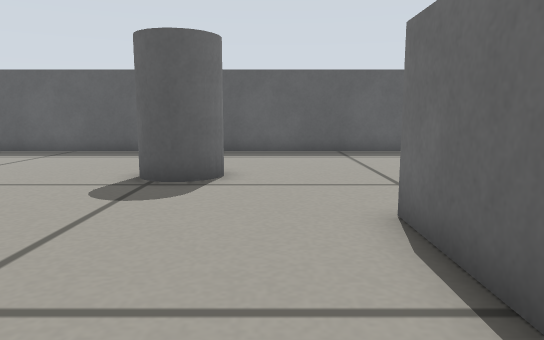
View 1 (above)

16 first-person views from a walk through a world built for the Gazebo simulator. The camera is 0.27 m above the floor, tilts 8° down and sees 70° across. The floor is counted in squares, 0.2 m on a side. Each view is taken from the middle of a square. On the plan, view 1 faces up. The plan holds only what a view shows up to about 16 squares ahead; the rest is blank. The robots in the file are not drawn.

View 2
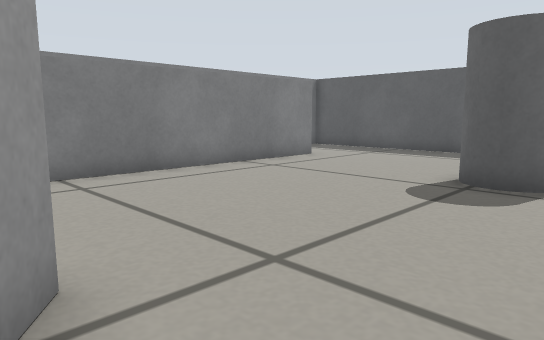

View 3
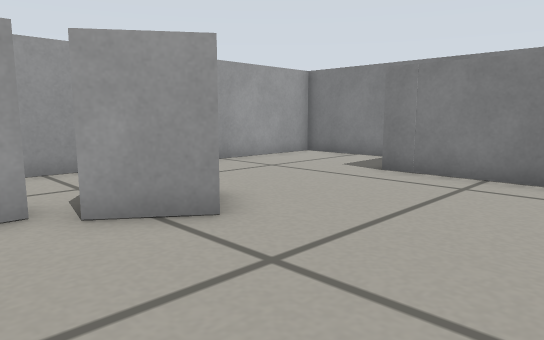

View 4
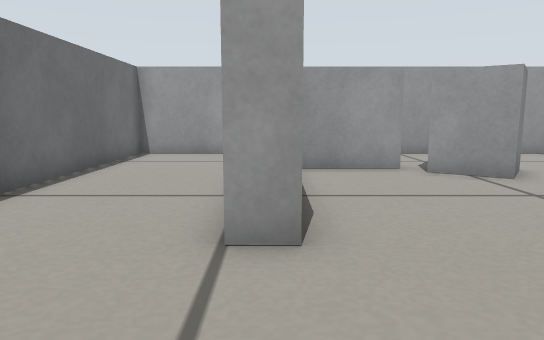

View 5
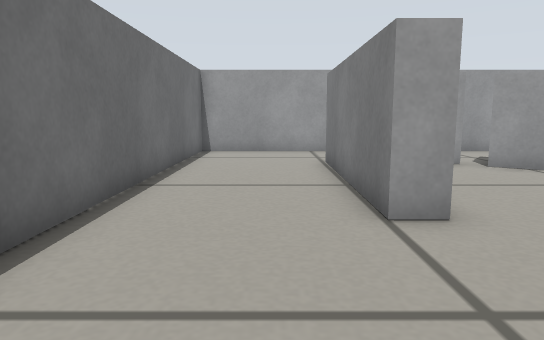

View 6
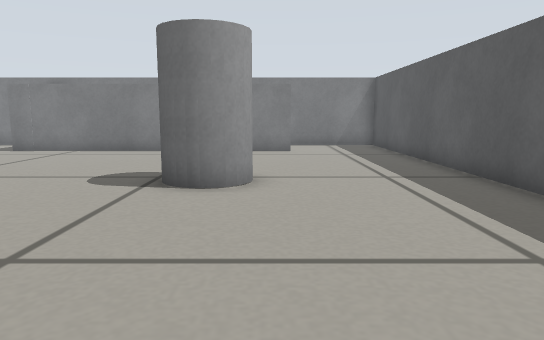

View 7
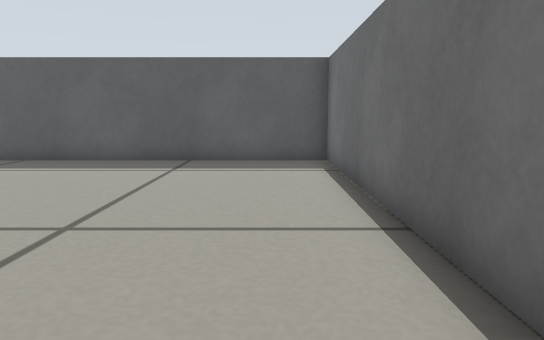

View 8
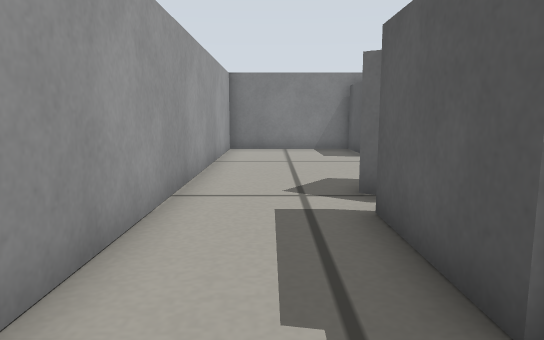

View 9
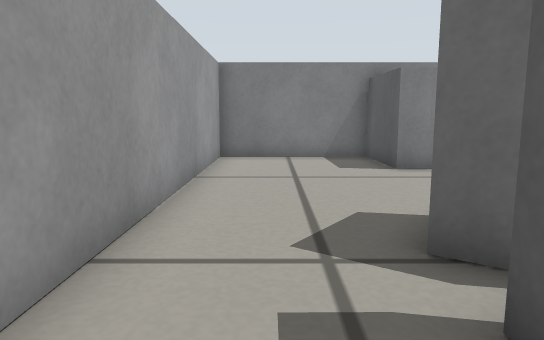

View 10
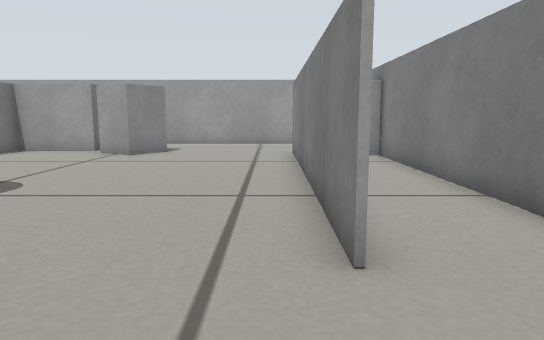

View 11
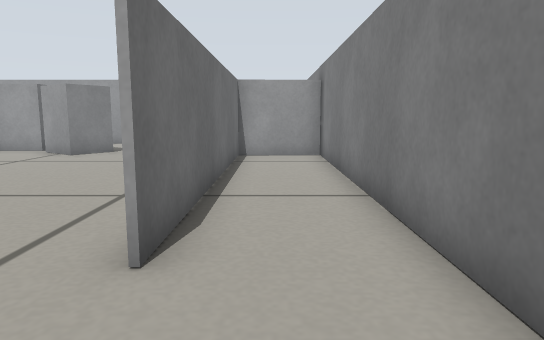

View 12
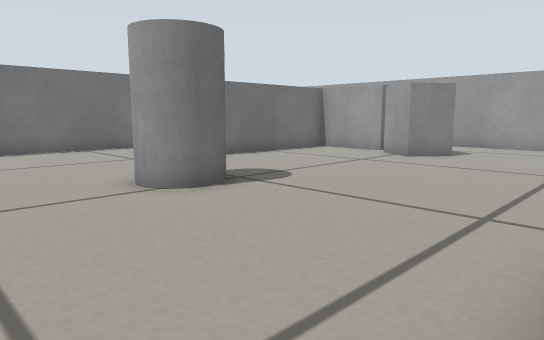

View 13
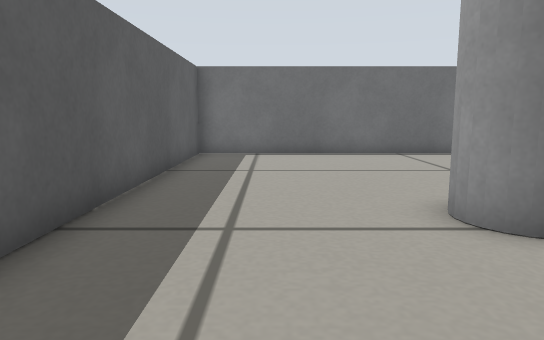

View 14
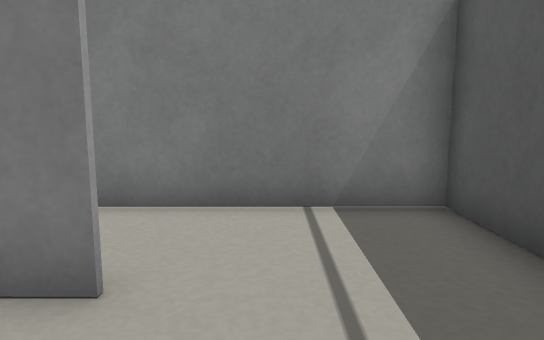

View 15
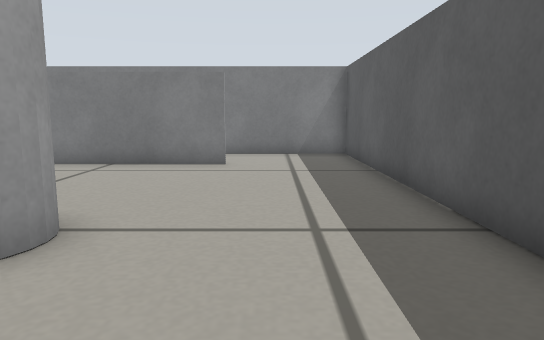

View 16
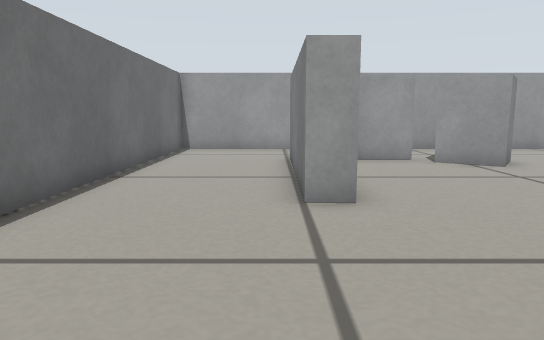

### Floor plan
Points are (right, up) in squares from view 1. A wall is a line through its corners. A room is listed if a view was taken in it or the views show most of it. See-through windows are left out.
Room 1 (views 1, 2, 3, 4, 5, 6, 7, 8, 9, 10, 13, 14, 15, 16)
walls: (2, -1.5) (-1.3, -1.6) (-1.3, -0.8) (1.6, -0.8) (1.7, 5.1) (2.5, 5.1) (2.4, -1.4); (-8.7, 10.7) (-8.8, 0.2) (-11.7, 0.1) (-11.7, -4.7) (6.6, -4.7) (6.6, 14.6) (-8.5, 14.6)
ways out: opening at (-9, 12.5) to room 2
objects: grey box (-4, -1) to (-2, 1); grey cylinder (-3, 8) to (-1, 9)
Room 2 (views 11, 12)
walls: (-8.5, 14.6) (-11.7, 14.6) (-11.7, 0.5); (-11.7, 0.9) (-8.9, 0.9) (-8.8, 10.7)
ways out: opening at (-9, 12.5) to room 1

Where each view was taken, in squares from view 1:
view 1: 0 up, 0 right, facing up
view 2: 0 up, 0 right, facing up-left
view 3: 5 up, 0 right, facing down-left
view 4: 9 up, 2 right, facing down
view 5: 10 up, 4 right, facing down
view 6: 10 up, 6 right, facing left
view 7: 3 up, 5 right, facing up
view 8: 3 down, 4 right, facing left
view 9: 3 down, 1 right, facing left
view 10: 14 up, 8 left, facing down
view 11: 14 up, 10 left, facing down
view 12: 13 up, 9 left, facing down-right
view 13: 12 up, 7 left, facing right
view 14: 12 up, 6 left, facing left
view 15: 12 up, 2 right, facing left
view 16: 11 up, 3 right, facing down
